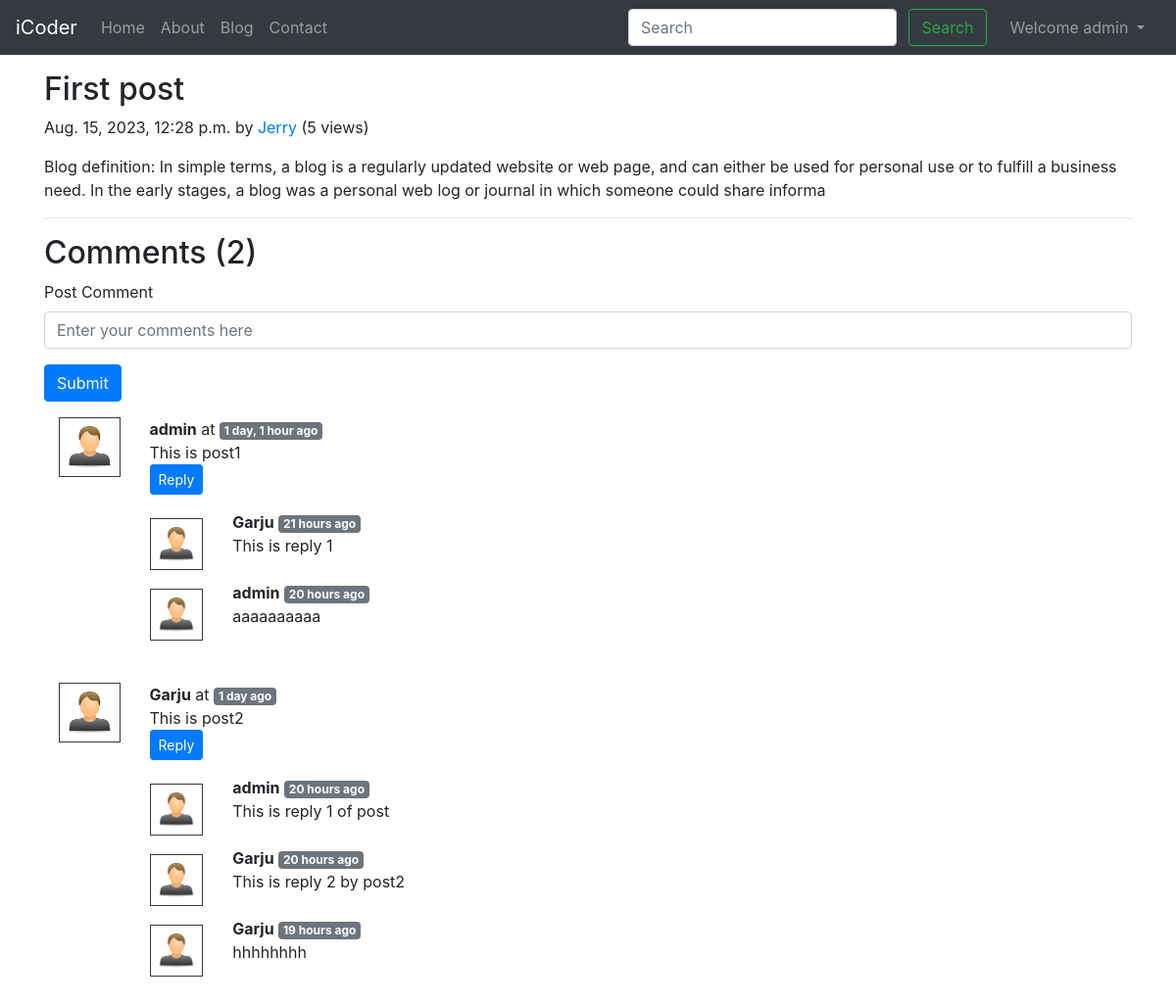
Page /blog/first-post (signed in) on the committed database.
### blog/models.py (models this page shows)
class Post(models.Model):
    sno = models.AutoField(primary_key=True)
    title = models.CharField(max_length=255)
    content = models.TextField(max_length=255)
    author = models.CharField(max_length=25)
    slug = models.CharField(max_length=130)
    views = models.IntegerField(default=0)
    timeStamp = models.DateTimeField(blank=True)
    def __str__(self):
        return self.title

class BlogComment(models.Model):
    sno = models.AutoField(primary_key=True)
    comment = models.TextField()
    user = models.ForeignKey(User, on_delete=models.CASCADE)
    post = models.ForeignKey(Post, on_delete=models.CASCADE)
    parent = models.ForeignKey('self', on_delete=models.CASCADE, null=True)
    timestamp = models.DateTimeField(default=now)
    def __str__(self):
        return self.comment[0:15] + "... by " + self.user.username

### blog/views.py (the view)
# urls.py: path('<str:slug>', views.blogPost, name='blogPost'),
def blogPost(request, slug):
    post = Post.objects.filter(slug=slug).first()
    post.views = post.views + 1
    post.save()
    comments = BlogComment.objects.filter(post=post, parent=None)
    replies = BlogComment.objects.filter(post=post).exclude(parent=None) # != same as exclude()
    replyDict = {}
    for reply in replies:
        if reply.parent.sno not in replyDict.keys():
            replyDict[reply.parent.sno] = [reply]
        else:
            replyDict[reply.parent.sno].append(reply)
    print(comments, replies)
    print(post)
    context = {'post': post, 'comments': comments, 'user': request.user, 'replyDict': replyDict}
    return render(request, 'blog/blogPost.html', context)

### blog/templatetags/extras.py (called while the page is built)
@register.filter(name='get_val')
def get_val(dict, key):
    return dict.get(key)

### templates/blog/blogPost.html (shortened to what this page needs)
{% extends 'base.html' %}
{% block body %}
{% load humanize %}
{% load extras %}
<div class="container my-3">
    <h2 class="blog-post-title">{{ post.title }}</h2>
    <p class="blog-post-meta">{{ post.timeStamp }} by <a href="#">{{ post.author }}</a>
        (<span>{{ post.views }} views</span>)
    </p>
    <p>{{ post.content }}</p>
    <hr>
</div>
<div class="container">
    <h2>Comments ({{ comments.count }})</h2>
    <div class="my-2">
        {% if user.is_authenticated %}
            <form action="/blog/postComment" method="post">
                <div class="form-group">
                    <label for="exampleInputEmail1">Post Comment</label>
                    <input type="text"  class="form-control"  name="comment"  placeholder="Enter your comments here">
                </div>
                <button type="submit" class="btn btn-primary">Submit</button>
            </form>
        {% else %}
            <p>Please, login to post a comment!</p>
        {% endif %}
    </div>
    {% for comment in comments %}
        <div class="row my-3 mx-0">
            <div class="col-md-1">
                <img class="w-100 p-2 border  border-dark" src="/static/img/user.png" alt="user">
            </div>
            <div class="col-md-11">
                <b>{{ comment.user.username }}</b> at
                <span class="badge badge-secondary"> {{ comment.timestamp | naturaltime }}</span>
                <div>{{ comment.comment }}</div>
                <div class="reply mx-0">
                    {% if user.is_authenticated %}
                        <button class="btn btn-sm btn-primary" type="button" data-toggle="collapse" data-target="#replyBox{{ comment.sno }}" aria-expanded="false" aria-controls="replyBox{{ comment.sno }}">
                            Reply
                        </button>
                    {% else %}
                        <button class="btn btn-sm btn-primary" type="button" disabled data-toggle="collapse" data-target="#replyBox{{ comment.sno }}" aria-expanded="false" aria-controls="replyBox{{ comment.sno }}">
                            Login to Reply
                        </button>
                    {% endif %}
                    <div class="replies my-3">
                         {% for reply in replyDict|get_val:comment.sno %} {% comment %}get_val is custom filter{% endcomment %}
                         <div class="row">
                            <div class="col-md-1 my-2">
                                <img class="w-100 p-2 border  border-dark" src="/static/img/user.png" alt="user">
                            </div>
                            <div class="col-md-11">
                                <b>{{ reply.user.username }}</b>
                                <span class="badge badge-secondary"> {{ reply.timestamp | naturaltime }}</span>
                                <div>{{ reply.comment }}</div>
                                <br>
                            </div>
                         </div>
                        {% endfor %}
                    </div>
                </div>
            </div>
        </div>
    {% endfor %}
</div>
{% endblock body %}

### templates/base.html (shortened to what this page needs)
<!doctype html>
<html lang="en">
  <head>
    <link rel="stylesheet" href="https://cdn.jsdelivr.net/npm/bootstrap@4.4.1/dist/css/bootstrap.min.css">
  </head>
  <body>
    <nav class="navbar navbar-expand-lg navbar-dark bg-dark">
        <a class="navbar-brand" href="/">iCoder</a>
        <div class="collapse navbar-collapse" id="navbarSupportedContent">
          <ul class="navbar-nav mr-auto">
            <li class="nav-item {% block homeactive %}{% endblock homeactive %}">
              <a class="nav-link" href="/">Home <span class="sr-only">(current)</span></a>
            </li>
            <li class="nav-item {% block aboutactive %}{% endblock aboutactive %}">
              <a class="nav-link" href="/about">About</a>
            </li>
            <li class="nav-item {% block blogactive %}{% endblock blogactive %}">
              <a class="nav-link" href="/blog">Blog</a>
            </li>
            <li class="nav-item {% block contactactive %}{% endblock contactactive %}">
              <a class="nav-link" href="/contact">Contact</a>
            </li>
          </ul>
          <div class="ml-auto form-inline ">
            <form method="get" action="/search" class="my-2 my-lg-0 mx-3">
              <input class="form-control mr-sm-2" type="search" placeholder="Search" aria-label="Search"  name="query"  id="query">
              <button class="btn btn-outline-success my-2 my-sm-0" type="submit">Search</button>
            </form>
            {% if user.is_authenticated %}
            <ul class="navbar-nav mr-2">
              <li class="nav-item dropdown">
                <a class="nav-link dropdown-toggle" href="#" id="navbarDropdown" role="button" data-toggle="dropdown" aria-haspopup="true" aria-expanded="false">
                  Welcome {{ request.user }}
                </a>
              </li>
            </ul>
          {% endif %}
        </div>
        </div>
      </nav>
      {% block body %}{% endblock body %}
  </body>
</html>

### rows in the picture
Post: title "First post", timeStamp "Aug. 15, 2023, 12:28 p.m.", author "Jerry", views "5", content "Blog definition: In simple terms, a blog is a regularly updated website or web page, and can either be used for personal use or to fulfill a business need. In the early stages, a blog was a personal web log or journal in which someone could share informa"
BlogComment: user.username "admin", timestamp "1 day, 1 hour ago", comment "This is post1"
BlogComment: user.username "Garju", timestamp "21 hours ago", comment "This is reply 1"
BlogComment: user.username "admin", timestamp "20 hours ago", comment "aaaaaaaaaa"
BlogComment: user.username "Garju", timestamp "1 day ago", comment "This is post2"
BlogComment: user.username "admin", timestamp "20 hours ago", comment "This is reply 1 of post"
BlogComment: user.username "Garju", timestamp "20 hours ago", comment "This is reply 2 by post2"
BlogComment: user.username "Garju", timestamp "19 hours ago", comment "hhhhhhhh"

### other values in the picture
{{ request.user }} "admin"
{{ comments.count }} "2"
